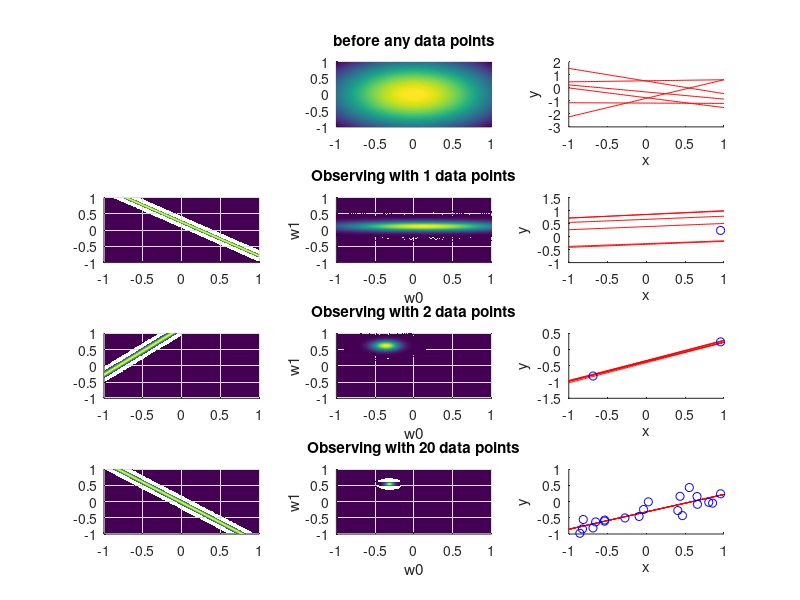
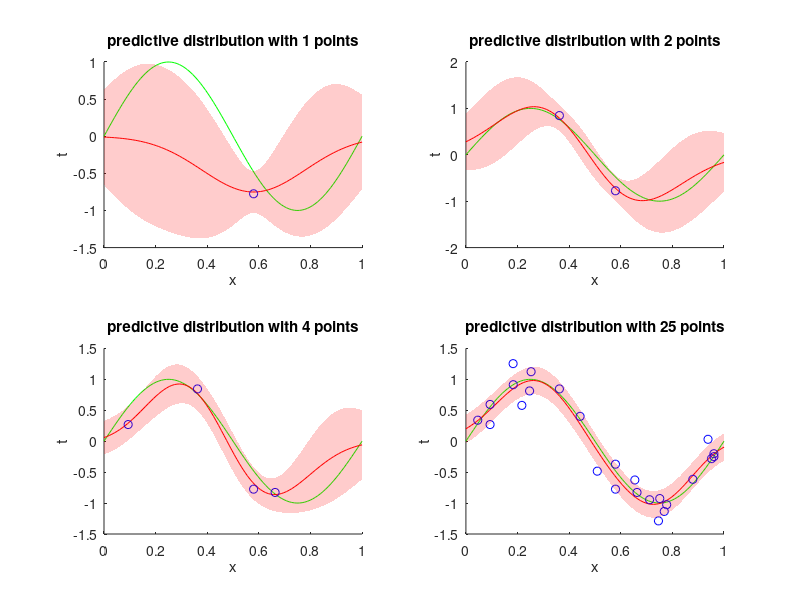

Source code (MATLAB) for these figures, in order:
%%% ECE 414 Project 2
%%% Eugene Sokolov, Sheryan Resutov, Harrison Zhao

clear all
close all
clc

%% Part 1
a0 = -0.3;
a1 = 0.5;
sigmaN = 0.2;
alpha = 2;
beta = 25;
numSamp = 20;
nLines = 6;

mu0 = 0;
mu1 = 0;
sigma0 = 1;
sigma1 = 1;

xsweep = linspace(-1,1,100);
xs = linspace(-1,1,1000);
x = unifrnd(-1,1,1,numSamp);
f = a0 + a1*x;
noise = normrnd(0,sigmaN,1,numSamp);
t = f + noise;

phi = [];
y = ones(1,numSamp);

figure
f = 2;

[W0,W1] = meshgrid(xs', xs');
W = [W0(:) W1(:)];
Wmean = [mu0 mu1];
Wstdev = [sigma0 sigma1];
p = mvnpdf(W, Wmean, Wstdev);
subplot(4,3,f)
f=f+1;
surf(W0,W1,reshape(p,1000,1000),'edgecolor', 'none');view(2)
title('before any data points')

w0 = normrnd(mu0,sigma0,1,nLines);
w1 = normrnd(mu1,sigma1,1,nLines);
    
for ii = 1:nLines
    y = w0(ii) + w1(ii) * xsweep;
    subplot(4,3,f)
    hold on
    plot(xsweep,y,'r');
    xlabel('x')
	ylabel('y')
end
f=f+1;

for N = 1:numSamp
    
    phi = [phi; -x(N)+1 x(N)+1];        
    A=[1 1;-1 1];
    Sinv = alpha*eye(2) + beta*phi'*phi;
    Sn = inv(Sinv);
    mN = beta*Sn*phi'*t(1:N)';
    
    D = A*mN;
    mu0 = D(1);
    mu1 = D(2);
    sigma0 = Sn(1,1);
    sigma1 = Sn(2,2);
    w0 = normrnd(mu0,sigma0,1,nLines);
    w1 = normrnd(mu1,sigma1,1,nLines);
    
    Wmean = [mu0 mu1];
    Wstdev = [sigma0 sigma1];
    likelihood = normpdf(t(N),W0+W1*x(N),1/beta);
    
    if(N==1||N==2||N==20)
        hold on
        subplot(4,3,f)
        f=f+1;
        surf(W0,W1,likelihood,'edgecolor','none');view(2)

        subplot(4,3,f)
        f=f+1;
        p = mvnpdf(W, Wmean, Wstdev);
        surf(W0,W1,reshape(p,1000,1000),'edgecolor', 'none');view(2)

        xlabel('w0')
        ylabel('w1')
        title(['Observing with ',num2str(N),' data points'])
        
        for ii = 1:nLines
            y = w0(ii) + w1(ii) * xsweep;
            subplot(4,3,f)
            hold on
            plot(xsweep,y,'r');
            xlabel('x')
            ylabel('y')
        end
        plot(x(1:N),t(1:N),'bo');
        f=f+1;
    end
    
end


%% Part 2
figure
alpha = 2;
beta = 25;
iter = 100;
numSamp = 25;
sigmaN = 0.2;
nBases = 9;
i = 1;

x = linspace(0,1,iter);
actual = sin(2*pi*x);
X = rand(1,numSamp);
noise = normrnd(0,sigmaN,1,numSamp);
t = sin(2*pi*X) + noise;

PHI= [];
p = zeros(9,iter);
phi = @(x,j) exp(-(x - 0.1*j).^2/sigmaN^2);
for j = 1:nBases
    p(j,:) = phi(x,j);
end

for N = 1:numSamp
    
    PHI = [PHI; phi(X(N),1:9)];        
    Sinv = alpha*eye(nBases) + beta*PHI'*PHI;
    Sn = inv(Sinv);
    mN = beta*Sn*PHI'*t(1:N)';
    
    pred = (p' * mN)';
    v = diag(repmat(1/beta,iter,iter) + p'*Sn*p)';
    topPred = pred + sqrt(v);
    botPred = pred - sqrt(v);

	if(N==1||N==2||N==4||N==numSamp)
	
	subplot(2,2,i)
    i=i+1;
    hold on;
	plot(x,actual,'g');
	plot(x,pred,'r');
    plot(X(1:N), t(1:N), 'bo');
    X1=[x,fliplr(x)];
    Y=[topPred,fliplr(botPred)];
    h = fill(X1,Y,'r','edgecolor','none');
    set(h,'facealpha',0.2);
        
	title(['predictive distribution with ',num2str(N),' points']);
	xlabel('x');
	ylabel('t');	
    hold off;
	end
end



